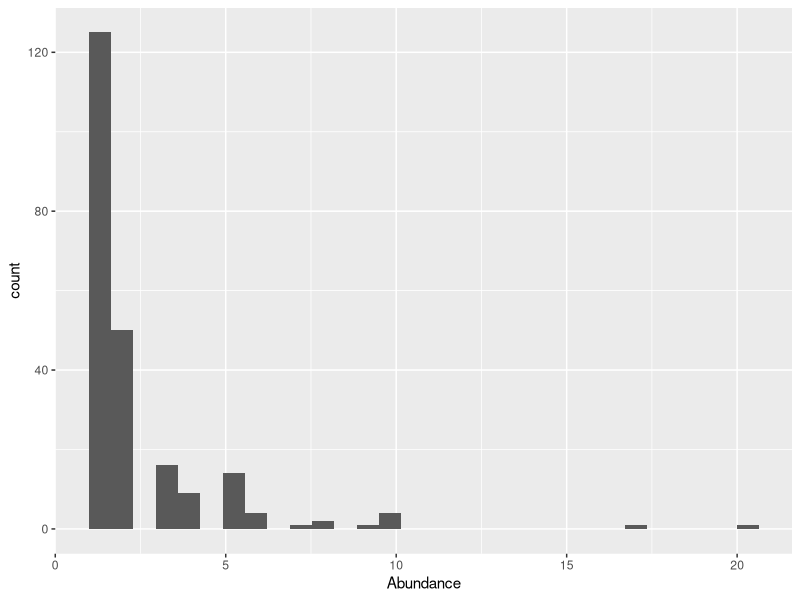
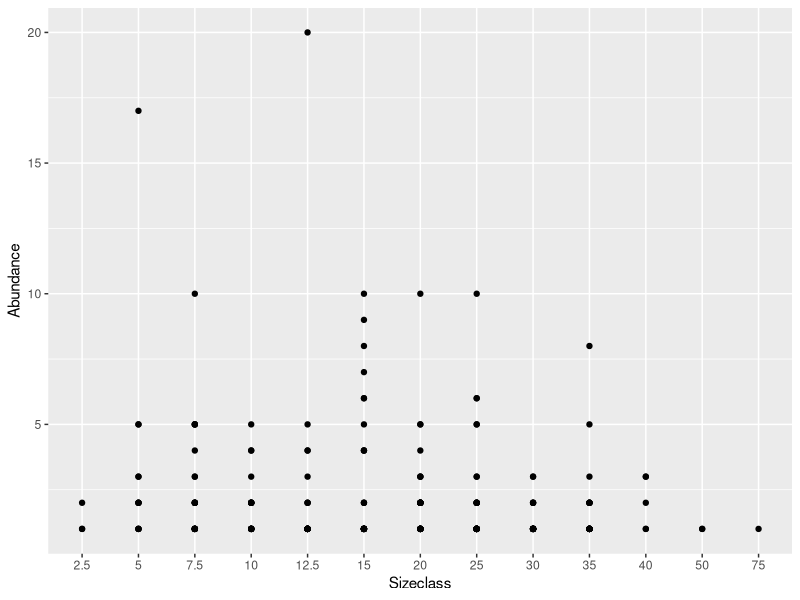
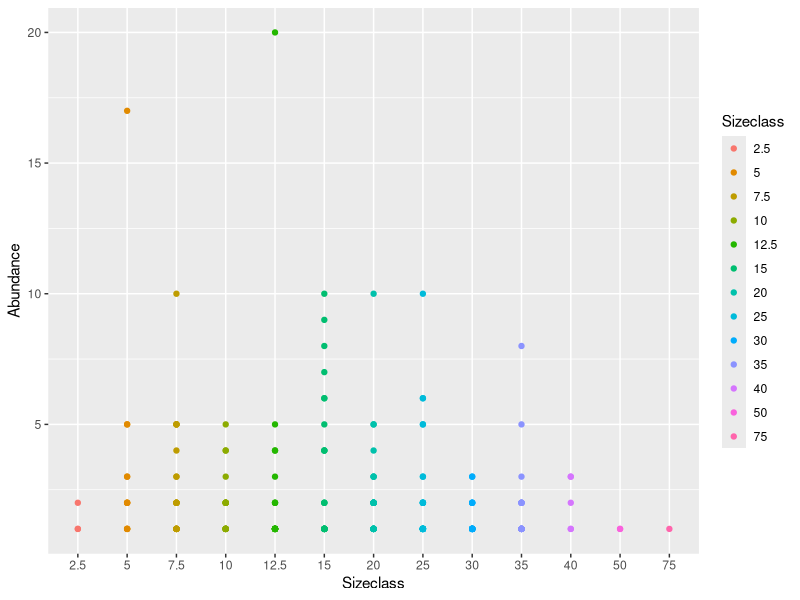
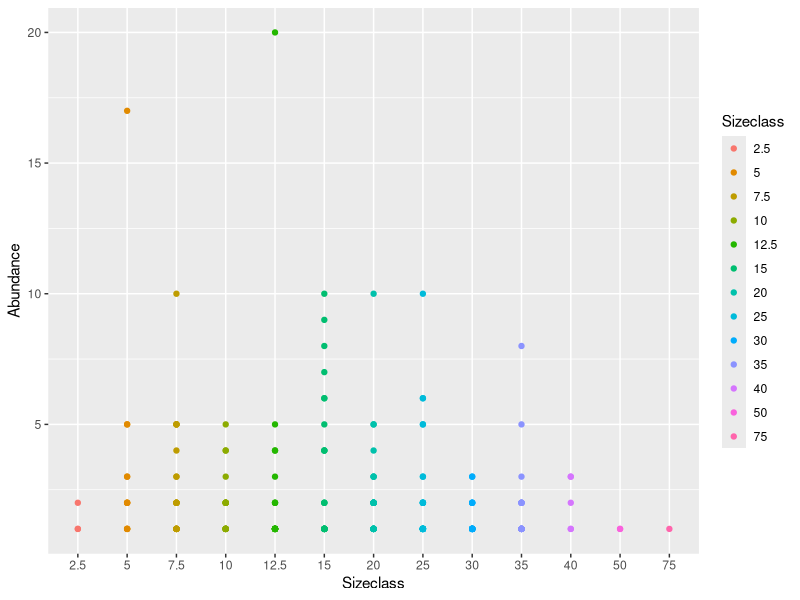
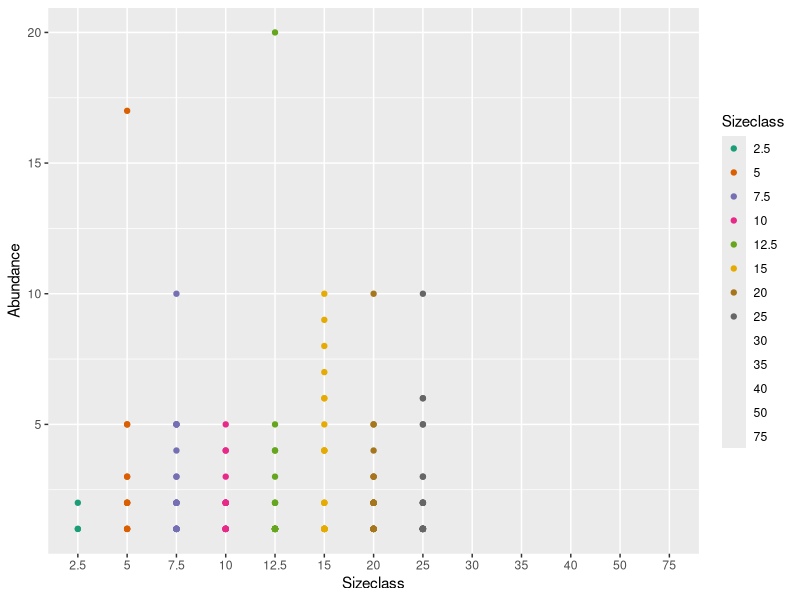
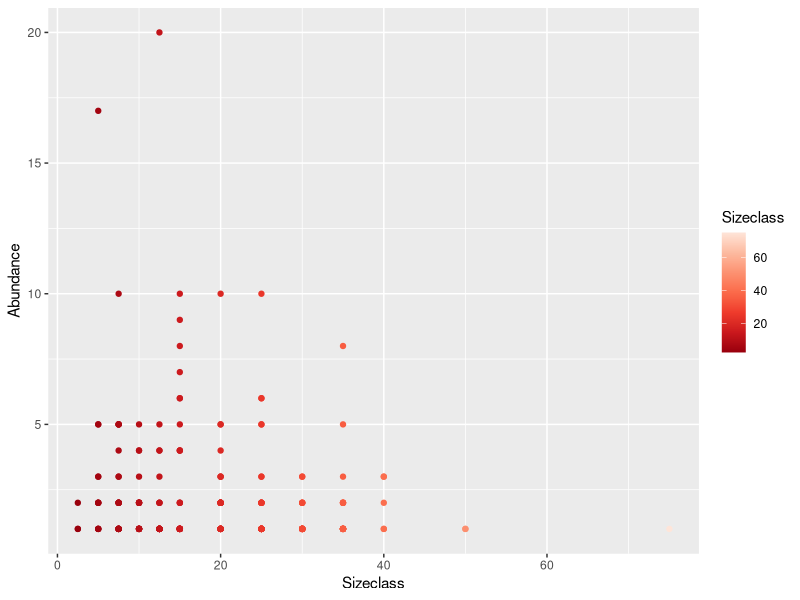
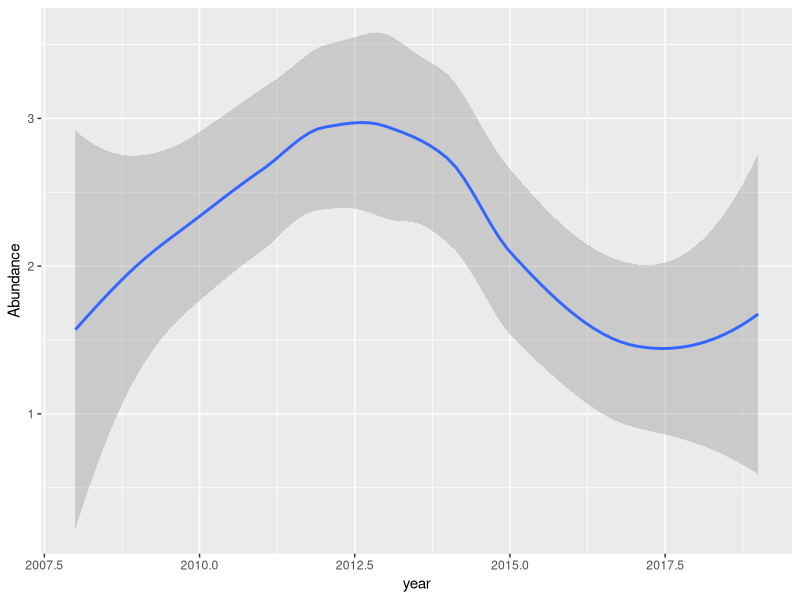
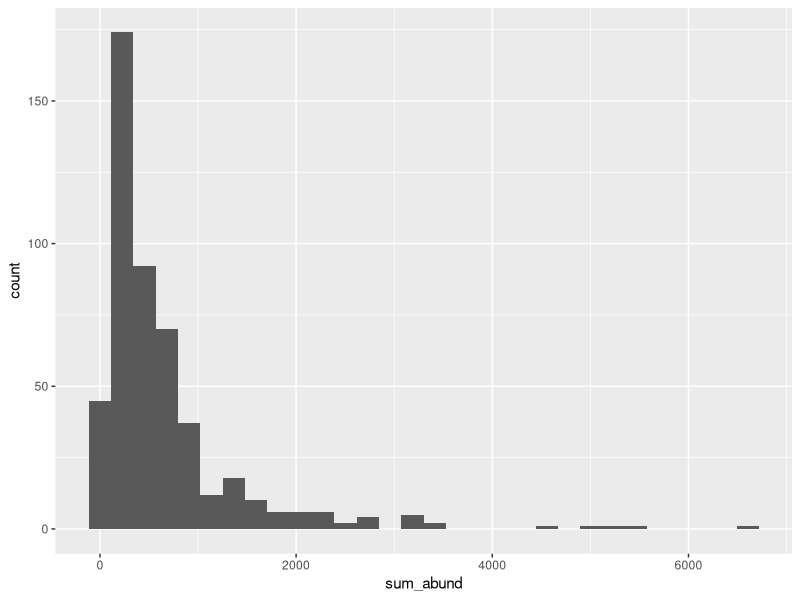

Write the R code that produced these figures, in order.
# RLS data wrangling course
# CJ Brown 
# 2020-07-30
# Description: 

library(readr)

dat <- read_csv("data-raw/Rottnest-Island-UVC.csv") 

head(dat)
names(dat)
nrow(dat)
ncol(dat)
unique(dat$SurveyID)
length(unique(dat$SurveyID))
unique(dat$Sizeclass)
table(dat$Sizeclass)
summary(dat)

dat$Sizeclass <- as.factor(dat$Sizeclass)
dat$Sizeclass
class(dat$Sizeclass)

#
# Data Wrangling 
#

library(dplyr)

datscarus <- filter(dat, CURRENT_TAXONOMIC_NAME == "Scarus ghobban")

datscarus
length(unique(datscarus$SpeciesID))
unique(dat$Method)

datsub <- select(datscarus, -Method)
datsub2 <- select(datscarus, 
                  SurveyID:Sizeclass, 
                  Abundance:TempTrop_23cutoff)
names(datsub2)

#
# Plots 
#

library(ggplot2)

range(datscarus$Abundance)

ggplot(datscarus) + 
  aes(x = Abundance) + 
  geom_histogram()

ggplot(datscarus) + 
  aes(x = Sizeclass, y = Abundance) + 
  geom_point()

ggplot(datscarus) + 
  aes(x = Sizeclass, y = Abundance, color = Sizeclass) + 
  geom_point()

ggplot(datscarus, aes(x = Sizeclass, y = Abundance)) + 
  geom_point(aes(color = Sizeclass))

class(datscarus$Sizeclass)

ggplot(datscarus) + 
  aes(x = Sizeclass, y = Abundance, color = Sizeclass) + 
  geom_point() + 
  scale_color_brewer(palette = "Dark2")

datscarus$Sizeclass <- 
  as.numeric(as.character(datscarus$Sizeclass))

ggplot(datscarus) + 
  aes(x = Sizeclass, y = Abundance, color = Sizeclass) + 
  geom_point() + 
  #See colorbrewer2.org for brewer palette names
  #for continuous palettes in brewer use: 
  scale_color_distiller(palette = "Reds")
  #for discrete palettes in brewer use:
  #scale_color_brewer(palette = "Reds")
  # scale_color_viridis_c()
   #scale_color_gradient(low = "pink", high = "red")

#
# Joins 
#

survdat <- read_csv("data-raw/Rottnest-Island-surveys.csv")
datscarus2 <- left_join(datscarus, survdat, by = "SurveyID")
nrow(survdat) #number of rows of survey data
unique(survdat$SurveyID)#unique survey IDs
length(unique(survdat$SurveyID)) #number of unique survey IDs
#there are more rows in survdat than unique survey IDs... 
nrow(datscarus) #before the join
nrow(datscarus2) #after the join

library(lubridate)
class(datscarus2$SurveyDate)

datscarus2$year <- year(datscarus2$SurveyDate)

ggplot(datscarus2) + 
  aes(x = year, y = Abundance) + 
  # geom_point() + 
  stat_smooth()

#
# Errors in joins
# 

dat2 <- left_join(dat, survdat, by = "SurveyID")
nrow(dat)
nrow(dat2) #oops, how can there be more UVC data after the join?
length(unique(dat$SurveyID))
length(unique(dat2$SurveyID))

dups <- which(duplicated(survdat$SurveyID))
survdat$SurveyID[dups] #gives us the exact ID that is duplicated

#Now we select for rows that are duplicated
filter(survdat, SurveyID == survdat$SurveyID[dups])

survdat2 <- distinct(survdat)
nrow(survdat2)

anyDuplicated(survdat2$SurveyID)

#Try again!
dat2 <- left_join(dat, survdat2, by = "SurveyID")
nrow(dat)
nrow(dat2)

sdat <- read_csv("data-raw/Rottnest-Island-sites.csv")
length(unique(sdat$SiteCode))
nrow(sdat)
dat3 <- left_join(dat2, sdat, by = "SiteCode")
names(dat3)
dat3$year <- year(dat3$SurveyDate)

#
# Summarizing by groups 
#


sum(dat3$Abundance)
sum(dat3$Abundance, na.rm = TRUE)

summarize(dat3, sum(Abundance, na.rm = TRUE))
dat3g <- group_by(dat3, SurveyID)
dat3g

datA <- summarize(dat3g, 
                  sum_abund = sum(Abundance, na.rm = TRUE),
                  mean_abund = mean(Abundance, na.rm = TRUE),
                  med_abund = median(Abundance, na.rm = TRUE))
?summarize
head(datA)
median(datA$sum_abund)
ggplot(datA) + 
  aes(x = sum_abund, color = NULL) + 
  geom_histogram()

#Grouping by multiple variables 

dat3 <- filter(dat3, !is.na(TempTrop_23cutoff))
# ! means 'NOT", so NOT the NAs
nrow(dat3)
dat3g <- group_by(dat3, SurveyID, SiteCode, year, 
                  TempTrop_23cutoff)
dat4 <- summarize(dat3g, 
                  sum_abund = sum(Abundance, na.rm = TRUE))
head(dat4)

gp1 <- ggplot(dat4) + 
  aes(x = year, y = sum_abund, color = TempTrop_23cutoff) + 
  geom_point() +
  stat_smooth() + 
  facet_wrap(~TempTrop_23cutoff, scales = "free")
ggsave(gp1, file = "temptrop-plot.jpg",
       width = 10, height = 5) #to change width and height :) 

#
# Creating new variables 
#

library(tidyr)

#make separate columns for temp and tropical
#abundances 
dat5 <- pivot_wider(dat4, names_from = TempTrop_23cutoff,
                    values_from = sum_abund,
                    values_fill = list(sum_abund = 0))
dat5

dat5 <- mutate(dat5, prop_trop = tropical/(temperate + tropical))
dat5
dat6 <- pivot_longer(dat5, temperate:tropical, 
                     names_to = "TempTrop_23cutoff",
                     values_to = "sum_abund")
#back to what we had before, but now we have prop_trop too!
dat6
head(data.frame(dat6))

ggplot(dat5) + 
  aes(x = year, y = prop_trop) + 
  geom_point(aes(color = SiteCode)) + 
  #Question: why did I put site code aesthetic here, not at top?
  stat_smooth()

ggplot(dat5) + 
  aes(x = year, y = prop_trop) + 
  geom_boxplot(aes(group = year)) + 
  stat_smooth()

#another fun one!

ggplot(dat5) + 
  aes(x = year, y = prop_trop) + 
  geom_violin() + 
  stat_smooth()

#
# How to make plots for papers! 
# 

panelA <- ggplot(dat5) + 
  aes(x = year, y = prop_trop) + 
  geom_boxplot(aes(group = year)) + 
  stat_smooth(color = "black") + 
  theme_classic() +
  xlab("Year") + 
  ylab("Proportion tropical fish")
panelA

panelB <- ggplot(dat5) + 
  aes(x = prop_trop) + 
  geom_density(fill = "red") + 
  theme_classic() + 
  xlab("Proportion tropical fish")

library(cowplot)
pg <- plot_grid(panelA, panelB, labels = c("(a)", "(b)"))
pg
ggsave2(pg, file = "gridplot.png", width = 7, height = 4)

library(patchwork)
panelA | panelB #same as above, but looks pretty code

#
# Adding zeros back into a dataframe 
#

#
nrow(dat)
table(dat$SpeciesID)
dat_comp <- complete(dat, SurveyID, SpeciesID, Sizeclass)
nrow(dat_comp)
table(dat_comp$SpeciesID)

